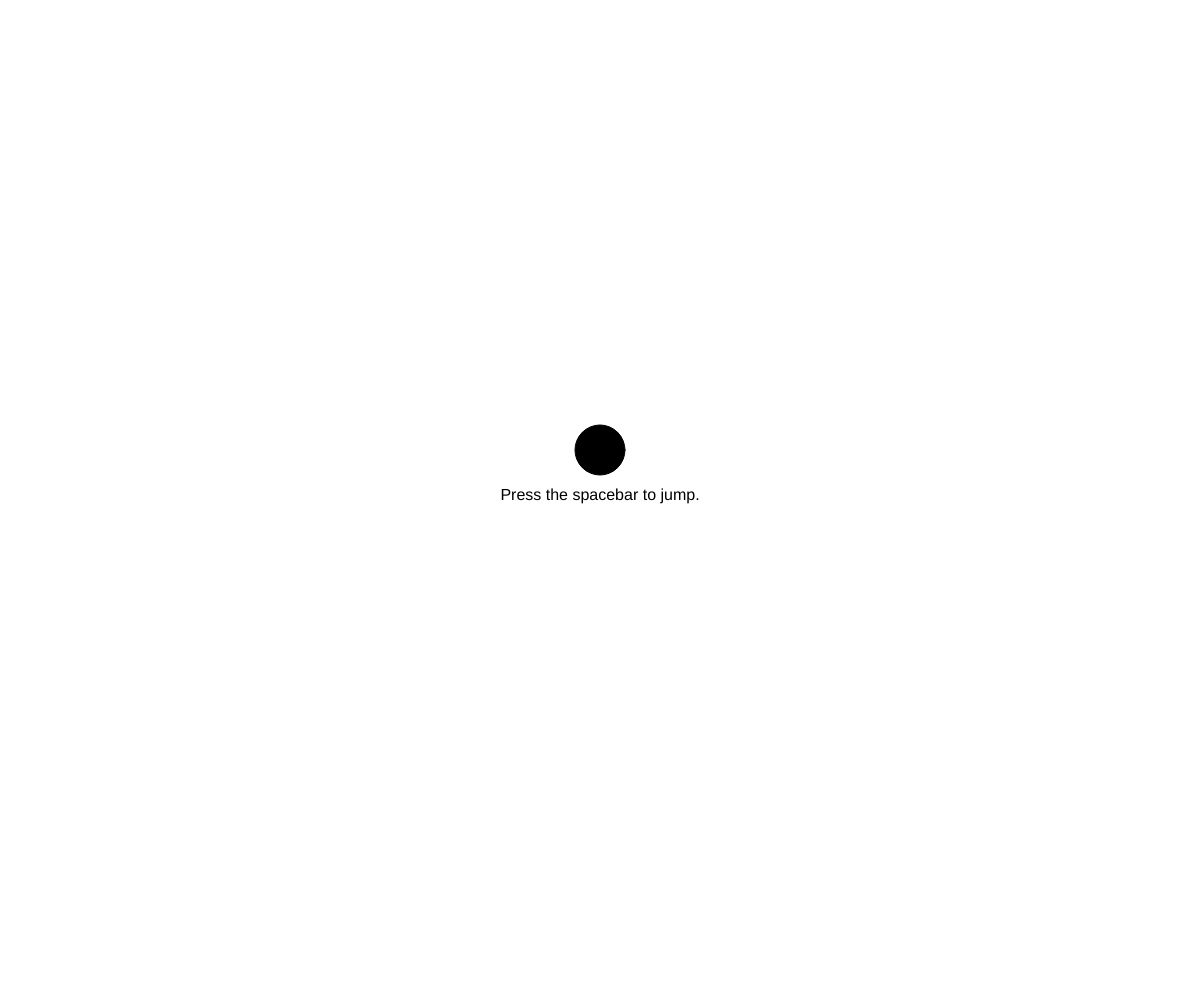
Frame 1 (no input)
Frame 60 (no input): identical to frame 1, image omitted
Frame 120 (the mouse pressed at the canvas centre since frame 60): identical to frame 1, image omitted

The p5.js sketch that drew this single still picture (run headless with seeded random() and noise() and a simulated clock; from frame 60 on, the mouse is pressed at the canvas centre):

// p5.js sketch
// ── sketch.js
const canvasWidth = window.innerWidth;
const canvasHeight = window.innerHeight; 

let x = canvasWidth / 2;
let y = canvasHeight / 2 - 50;
let doJump = false;
let counter = 0;
let initialY = y;

function setup() {
    createCanvas(canvasWidth, canvasHeight);
    circle(x, y, 50);
    displayMessage();
}


function draw() {
    clear();
    
    if (doJump) {
        // animate for one Math.sin cycle, then 
        // turn doJump variable to false
        const jumpHeight = -15;
        const jumpSpeed = 5;
        y += jumpHeight * Math.sin(counter / jumpSpeed); 
        counter++;
        if (y > initialY) {
            doJump = false;
        }
    }

    circle(x, y, 50);

    // message:
    displayMessage();

}


function jump(ev) {
    console.log(ev.code);
    if (ev.code == 'Space') {
        doJump = true;
    }
    
    // message
   displayMessage();
}

function displayMessage() {
    fill('black');
     textAlign(CENTER);
     textSize(16);
     text("Press the spacebar to jump.", canvasWidth/2, canvasHeight/2);
}

// Add event listener on keydown
document.addEventListener('keydown', jump);
